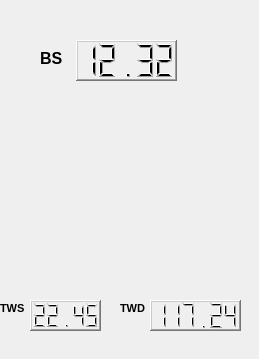
   <widget class="QWidget" name="tab_compass">
    <attribute name="title">
     <string>Compas</string>
    </attribute>
    <widget class="QLCDNumber" name="lcd_BS">
     <property name="geometry">
      <rect>
       <x>76</x>
       <y>40</y>
       <width>101</width>
       <height>41</height>
      </rect>
     </property>
     <property name="frameShape">
      <enum>QFrame::WinPanel</enum>
     </property>
     <property name="value" stdset="0">
      <double>12.320000000000000</double>
     </property>
    </widget>
    <widget class="QLabel" name="lab_BS">
     <property name="geometry">
      <rect>
       <x>40</x>
       <y>50</y>
       <width>31</width>
       <height>16</height>
      </rect>
     </property>
     <property name="font">
      <font>
       <pointsize>12</pointsize>
       <weight>75</weight>
       <bold>true</bold>
      </font>
     </property>
     <property name="text">
      <string>BS</string>
     </property>
    </widget>
    <widget class="VlmCompass" name="windAngle" native="true">
     <property name="geometry">
      <rect>
       <x>20</x>
       <y>90</y>
       <width>200</width>
       <height>200</height>
      </rect>
     </property>
     <property name="sizePolicy">
      <sizepolicy hsizetype="Fixed" vsizetype="Fixed">
       <horstretch>0</horstretch>
       <verstretch>0</verstretch>
      </sizepolicy>
     </property>
     <property name="minimumSize">
      <size>
       <width>200</width>
       <height>200</height>
      </size>
     </property>
     <property name="maximumSize">
      <size>
       <width>200</width>
       <height>200</height>
      </size>
     </property>
    </widget>
    <widget class="QLCDNumber" name="lcd_TWS">
     <property name="geometry">
      <rect>
       <x>30</x>
       <y>300</y>
       <width>71</width>
       <height>31</height>
      </rect>
     </property>
     <property name="frameShape">
      <enum>QFrame::WinPanel</enum>
     </property>
     <property name="smallDecimalPoint">
      <bool>false</bool>
     </property>
     <property name="value" stdset="0">
      <double>22.449999999999999</double>
     </property>
    </widget>
    <widget class="QLabel" name="lab_TWS">
     <property name="geometry">
      <rect>
       <x>0</x>
       <y>300</y>
       <width>31</width>
       <height>16</height>
      </rect>
     </property>
     <property name="font">
      <font>
       <pointsize>8</pointsize>
       <weight>75</weight>
       <bold>true</bold>
      </font>
     </property>
     <property name="text">
      <string>TWS</string>
     </property>
    </widget>
    <widget class="QLCDNumber" name="lcd_TWD">
     <property name="geometry">
      <rect>
       <x>150</x>
       <y>300</y>
       <width>91</width>
       <height>31</height>
      </rect>
     </property>
     <property name="frameShape">
      <enum>QFrame::WinPanel</enum>
     </property>
     <property name="smallDecimalPoint">
      <bool>false</bool>
     </property>
     <property name="digitCount">
      <number>6</number>
     </property>
     <property name="value" stdset="0">
      <double>117.239999999999995</double>
     </property>
    </widget>
    <widget class="QLabel" name="lab_TWD">
     <property name="geometry">
      <rect>
       <x>120</x>
       <y>300</y>
       <width>31</width>
       <height>16</height>
      </rect>
     </property>
     <property name="font">
      <font>
       <pointsize>8</pointsize>
       <weight>75</weight>
       <bold>true</bold>
      </font>
     </property>
     <property name="text">
      <string>TWD</string>
     </property>
    </widget>
    <widget class="QLabel" name="lab_backTab1">
     <property name="geometry">
      <rect>
       <x>0</x>
       <y>0</y>
       <width>250</width>
       <height>350</height>
      </rect>
     </property>
     <property name="text">
      <string/>
     </property>
     <property name="scaledContents">
      <bool>false</bool>
     </property>
     <property name="alignment">
      <set>Qt::AlignLeading|Qt::AlignLeft|Qt::AlignTop</set>
     </property>
     <property name="indent">
      <number>0</number>
     </property>
    </widget>
    <zorder>lab_backTab1</zorder>
    <zorder>lcd_BS</zorder>
    <zorder>lab_BS</zorder>
    <zorder>windAngle</zorder>
    <zorder>lcd_TWS</zorder>
    <zorder>lab_TWS</zorder>
    <zorder>lcd_TWD</zorder>
    <zorder>lab_TWD</zorder>
   </widget>
